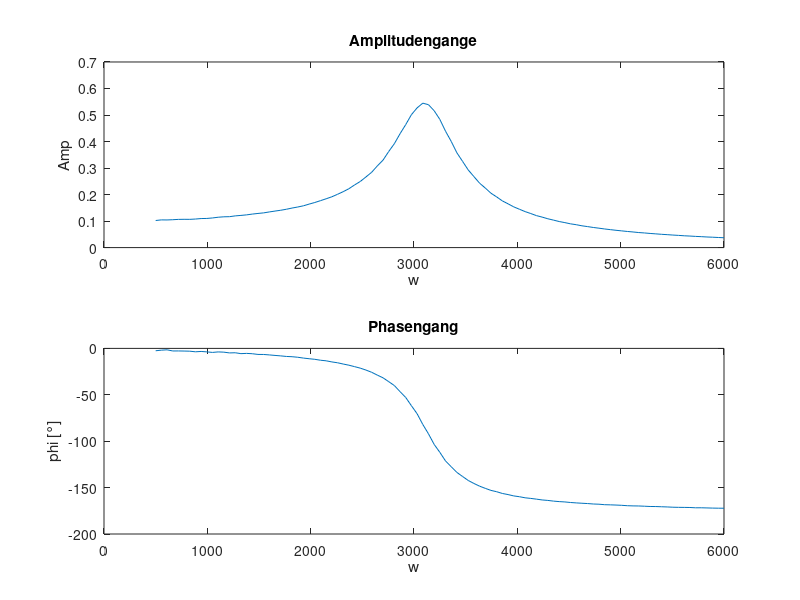
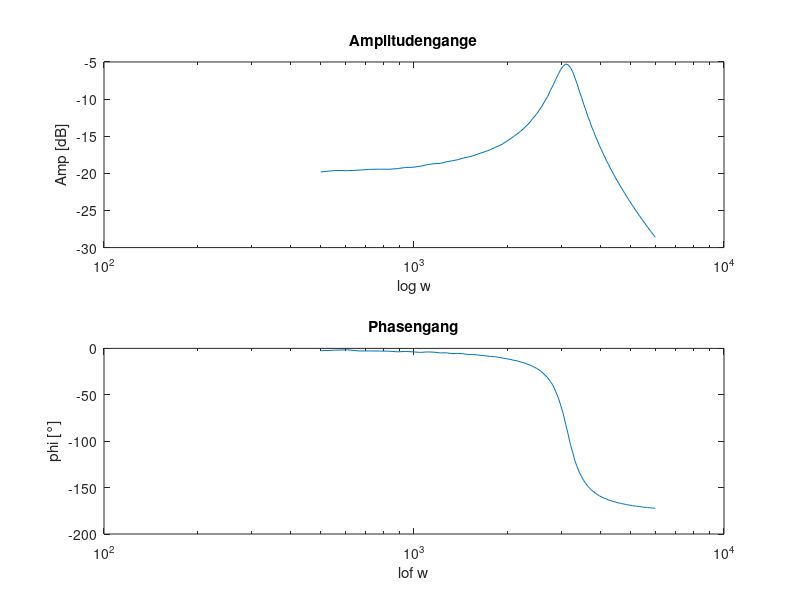
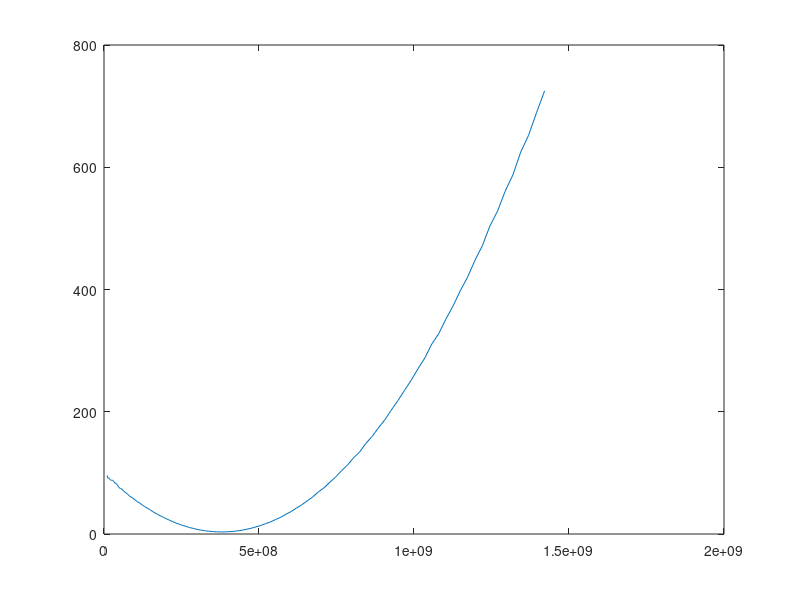

Here is the MATLAB script that generated these plots, in order:
%[freq, amp, angle] = load('Transfer1.txt')
data = load('Transfer1.txt');
freq = data(:,1);
amp = data(:,2);
angle = data(:,3);

%logfreq = log10(freq);
%ampDB = 20.*log10(amp);


figure(1)
clf()
subplot(2,1,1); 
  plot(freq,amp); 
  title('Amplitudengange');
  xlabel('w'); 
  ylabel('Amp'); 
subplot(2,1,2);
  plot(freq, angle); 
  title('Phasengang');
  xlabel('w');
  ylabel('phi [°]'); 

ampDB = 20.*log10(amp);
figure(2)
clf()
subplot(2,1,1); 
  semilogx(freq,ampDB); 
  title('Amplitudengange');
  xlabel('log w'); 
  ylabel('Amp [dB]'); 
subplot(2,1,2);
  semilogx(freq, angle); 
  title('Phasengang');
  xlabel('lof w');
  ylabel('phi [°]'); 


scalefactor = 1000; 
w = freq.*2.*pi()./scalefactor;
u=w.^2;
n=length(w);
F=ones(n,3);    % create F matrix
F(:,2)=u;
F(:,3)=u.^2;  

[a,yVar,residual,aVar] = LinearRegression(F, 1./(amp.^2));
a
a(2) = a(2)./scalefactor^2
a(3) = a(3)./scalefactor^4
parameters = a'
StandardDev = sqrt(aVar)'
y = F*a;
figure(3)
plot((freq.*2.*pi()).^2,1./(amp.^2),u,y)
AV=[sqrt(aVar(1)) sqrt(aVar(2))./scalefactor^2 sqrt(aVar(3))./scalefactor^4]

a0 = a(1);
a1 = a(2);
a2 = a(3);

w02 = sqrt(a0/a2)
k = w02
alpha= sqrt((a1/a0+2*w02)/4)
w0 = sqrt(w02)

